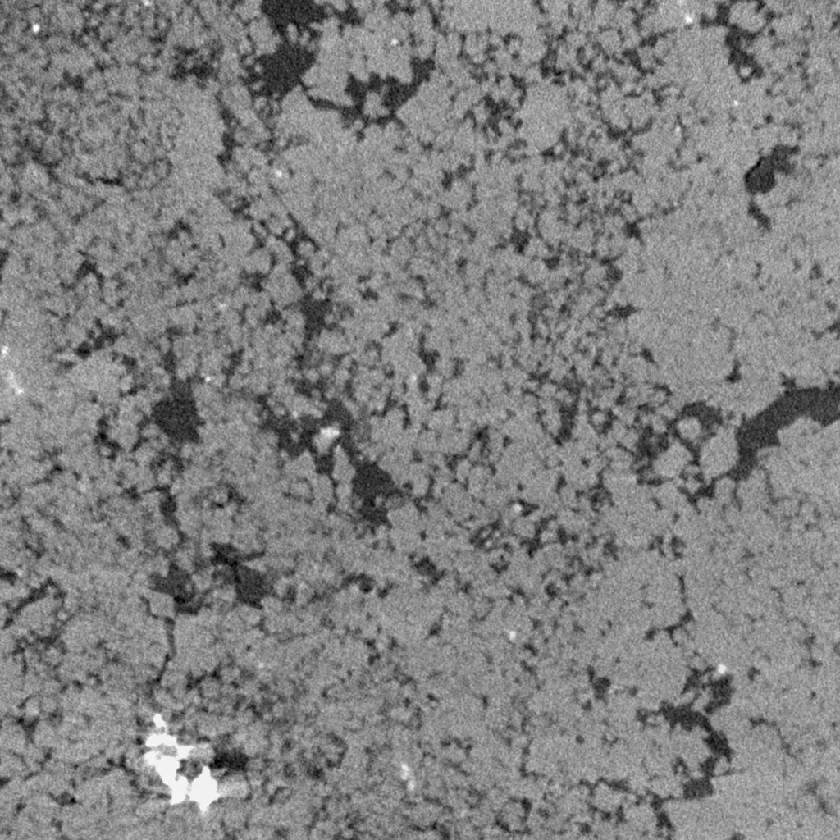
#> input picture testimages/Carb0006.tif, 840 x 840 px, shrunk from 1024 x 1024 before the run
$ python temp.py
#> lines starting #> are read from the running program, lines starting #| are printed output that depends on the picture
import numpy as np
import cv2

def test2():
	#fname1 = './testimages/B6_10_0051.rec.16bit.tif'
	#fname2 = './testimages/B6_10_0147.rec.16bit.tif'
	fname1 = './testimages/Carb0006.tif'
	fname2 = './testimages/Carb0239.tif'#'./testimages/Carb1015.tif'
	d = 50
	crop = 500
	img1 = cv2.imread(fname1, 0)[-crop:, -crop:]
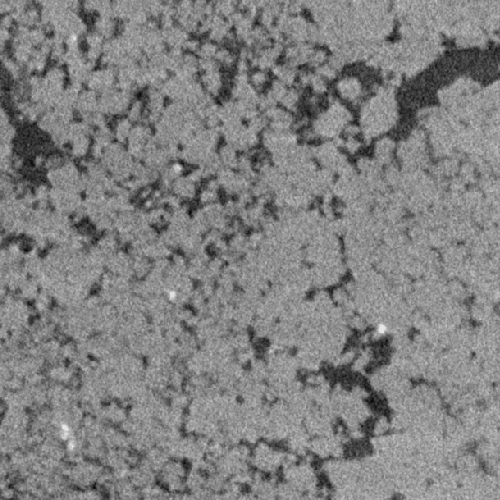
#> img1: shape (500, 500); min 4, max 231, mean 128.9
	img2 = cv2.imread(fname2, 0)[-crop:, -crop:]
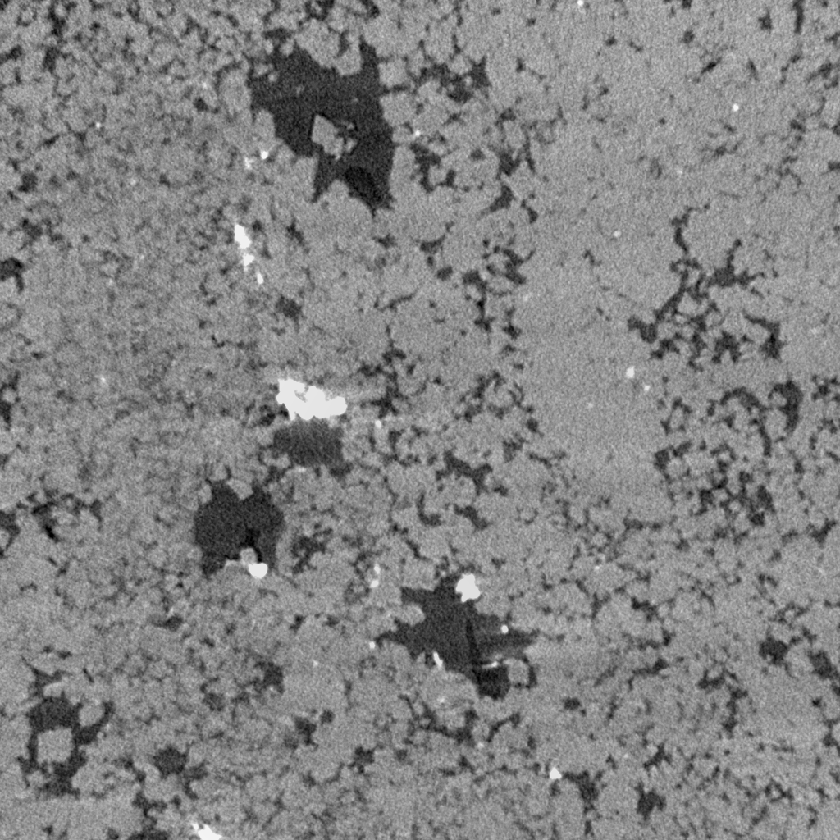
#> input picture testimages/Carb0239.tif, 840 x 840 px, shrunk from 1024 x 1024 before the run
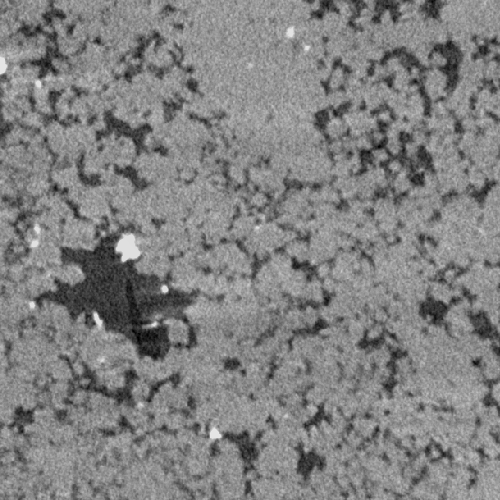
#> img2: shape (500, 500); min 0, max 229, mean 129.4
	#img1 = cv2.imread('./testimages/frontend-large.jpg', 0)
	#img2 = cv2.imread('./testimages/frontend-large.jpg', 0)
	#imgs = np.zeros((d,img1.shape[1]))
	imgs = img1[:, -d:]
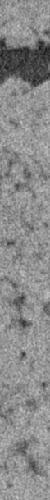
#> imgs: shape (500, 50); min 21, max 204, mean 138.9
	#imgs[-1, :] = img2[0, :]
	cv2.imwrite('./testimages/test6_source.png', imgs)
	imgt = np.zeros((img1.shape[0], img1.shape[1] + img2.shape[1] - d))
	imgt[:, :img1.shape[1] - d] = img1[:, :-d]
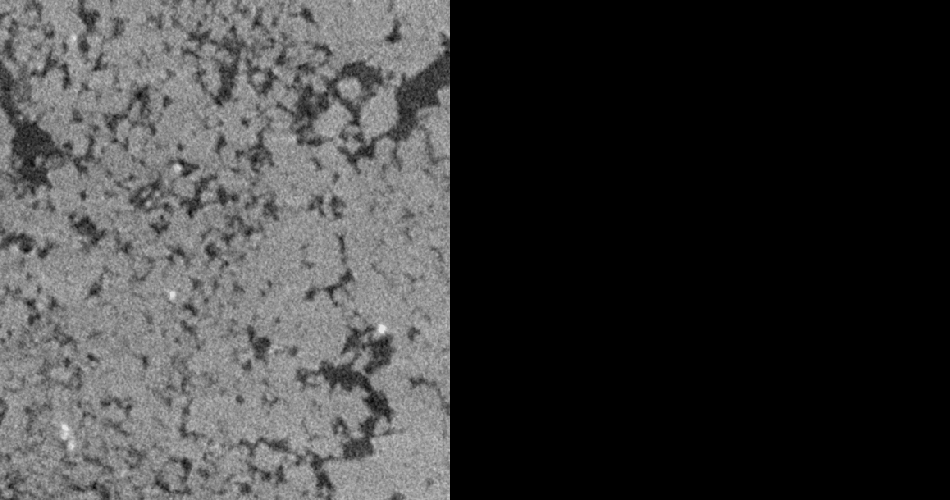
#> imgt: shape (500, 950) float64; min 0, max 231, mean 60.5
	imgt[:, img1.shape[1] - d:] = img2
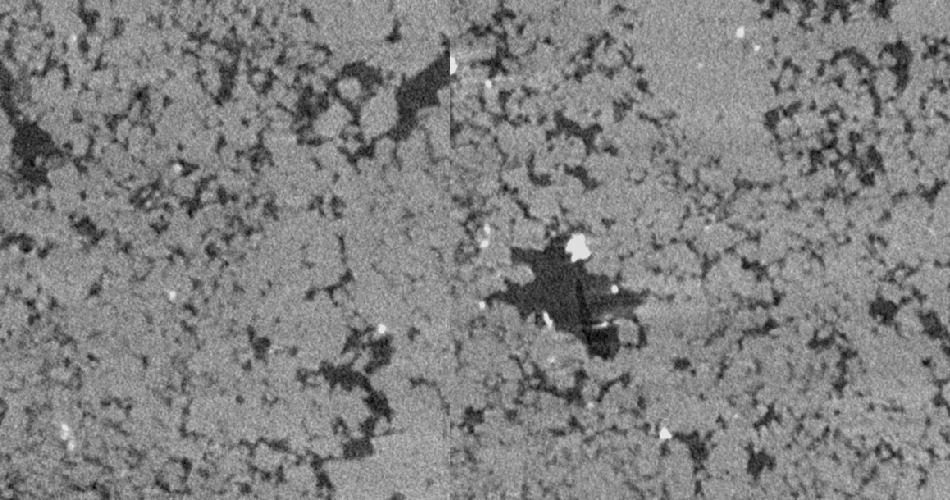
#> imgt: shape (500, 950) float64; min 0, max 231, mean 128.6
	img_mask = np.zeros(imgs.shape)
	img_mask.flags.writeable = True
	#img_mask[img1.shape[0] - d : img1.shape[0], :] = 255
	img_mask[ 1:-1 , 1:-1] = 255
	cv2.imwrite('./testimages/test6_mask.png', img_mask)
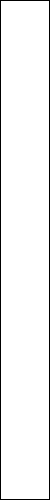
#> saved as test6_mask.png: shape (500, 50); 95.6% white; black in thin lines or dots
	cv2.imwrite('./testimages/test6_target.png', imgt)

if __name__ == '__main__':
	test2()
